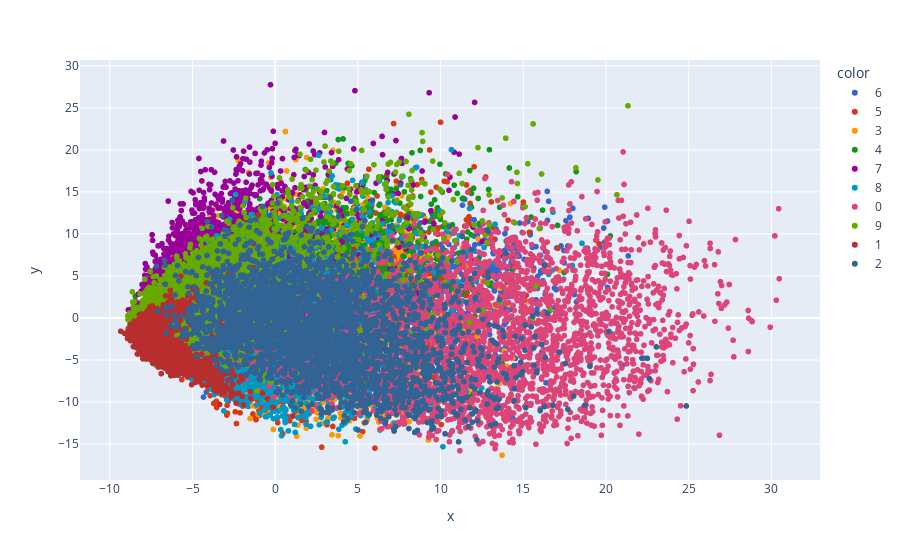

Source (notebook cell):
### Code cell
import plotly.express as px
y_train_trf = y_train.astype(str)
fig = px.scatter(x=X_train_trf[:,0],
                 y=X_train_trf[:,1],
                 color=y_train_trf,
                 color_discrete_sequence=px.colors.qualitative.G10
                )
fig.show()

### Figure 1 — Plotly figure (JSON) as saved in the notebook; plotly's stock layout.template omitted (floating-point values rounded to 4 significant figures; data arrays with more than 128 entries replaced by an {"elided": "..."} marker saying what was removed)
{"data": [{"hovertemplate": "color=6<br>x=%{x}<br>y=%{y}<extra></extra>", "legendgroup": "6", "marker": {"color": "#3366CC", "symbol": "circle"}, "mode": "markers", "name": "6", "showlegend": true, "type": "scattergl", "x": {"elided": "3352 float values"}, "xaxis": "x", "y": {"elided": "3352 float values"}, "yaxis": "y"}, {"hovertemplate": "color=5<br>x=%{x}<br>y=%{y}<extra></extra>", "legendgroup": "5", "marker": {"color": "#DC3912", "symbol": "circle"}, "mode": "markers", "name": "5", "showlegend": true, "type": "scattergl", "x": {"elided": "3093 float values"}, "xaxis": "x", "y": {"elided": "3093 float values"}, "yaxis": "y"}, {"hovertemplate": "color=3<br>x=%{x}<br>y=%{y}<extra></extra>", "legendgroup": "3", "marker": {"color": "#FF9900", "symbol": "circle"}, "mode": "markers", "name": "3", "showlegend": true, "type": "scattergl", "x": {"elided": "3414 float values"}, "xaxis": "x", "y": {"elided": "3414 float values"}, "yaxis": "y"}, {"hovertemplate": "color=4<br>x=%{x}<br>y=%{y}<extra></extra>", "legendgroup": "4", "marker": {"color": "#109618", "symbol": "circle"}, "mode": "markers", "name": "4", "showlegend": true, "type": "scattergl", "x": {"elided": "3233 float values"}, "xaxis": "x", "y": {"elided": "3233 float values"}, "yaxis": "y"}, {"hovertemplate": "color=7<br>x=%{x}<br>y=%{y}<extra></extra>", "legendgroup": "7", "marker": {"color": "#990099", "symbol": "circle"}, "mode": "markers", "name": "7", "showlegend": true, "type": "scattergl", "x": {"elided": "3508 float values"}, "xaxis": "x", "y": {"elided": "3508 float values"}, "yaxis": "y"}, {"hovertemplate": "color=8<br>x=%{x}<br>y=%{y}<extra></extra>", "legendgroup": "8", "marker": {"color": "#0099C6", "symbol": "circle"}, "mode": "markers", "name": "8", "showlegend": true, "type": "scattergl", "x": {"elided": "3228 float values"}, "xaxis": "x", "y": {"elided": "3228 float values"}, "yaxis": "y"}, {"hovertemplate": "color=0<br>x=%{x}<br>y=%{y}<extra></extra>", "legendgroup": "0", "marker": {"color": "#DD4477", "symbol": "circle"}, "mode": "markers", "name": "0", "showlegend": true, "type": "scattergl", "x": {"elided": "3316 float values"}, "xaxis": "x", "y": {"elided": "3316 float values"}, "yaxis": "y"}, {"hovertemplate": "color=9<br>x=%{x}<br>y=%{y}<extra></extra>", "legendgroup": "9", "marker": {"color": "#66AA00", "symbol": "circle"}, "mode": "markers", "name": "9", "showlegend": true, "type": "scattergl", "x": {"elided": "3350 float values"}, "xaxis": "x", "y": {"elided": "3350 float values"}, "yaxis": "y"}, {"hovertemplate": "color=1<br>x=%{x}<br>y=%{y}<extra></extra>", "legendgroup": "1", "marker": {"color": "#B82E2E", "symbol": "circle"}, "mode": "markers", "name": "1", "showlegend": true, "type": "scattergl", "x": {"elided": "3775 float values"}, "xaxis": "x", "y": {"elided": "3775 float values"}, "yaxis": "y"}, {"hovertemplate": "color=2<br>x=%{x}<br>y=%{y}<extra></extra>", "legendgroup": "2", "marker": {"color": "#316395", "symbol": "circle"}, "mode": "markers", "name": "2", "showlegend": true, "type": "scattergl", "x": {"elided": "3331 float values"}, "xaxis": "x", "y": {"elided": "3331 float values"}, "yaxis": "y"}], "layout": {"legend": {"title": {"text": "color"}, "tracegroupgap": 0}, "margin": {"t": 60}, "xaxis": {"anchor": "y", "domain": [0, 1], "title": {"text": "x"}}, "yaxis": {"anchor": "x", "domain": [0, 1], "title": {"text": "y"}}}}
